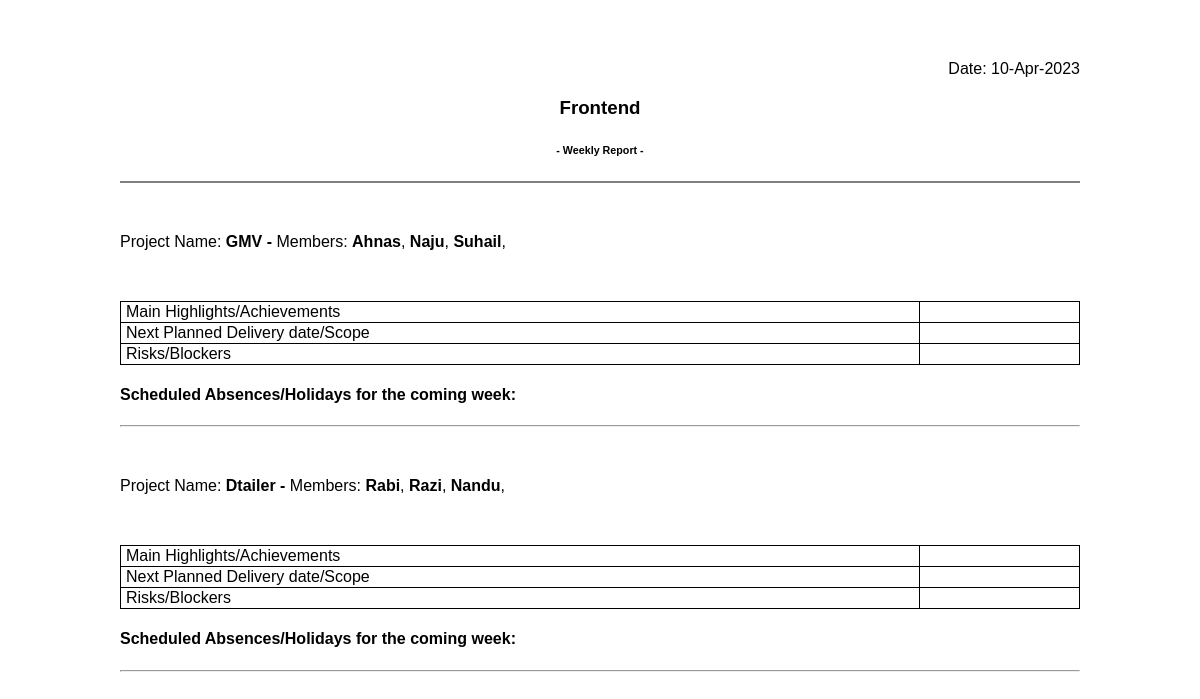
The app's page /, older data.
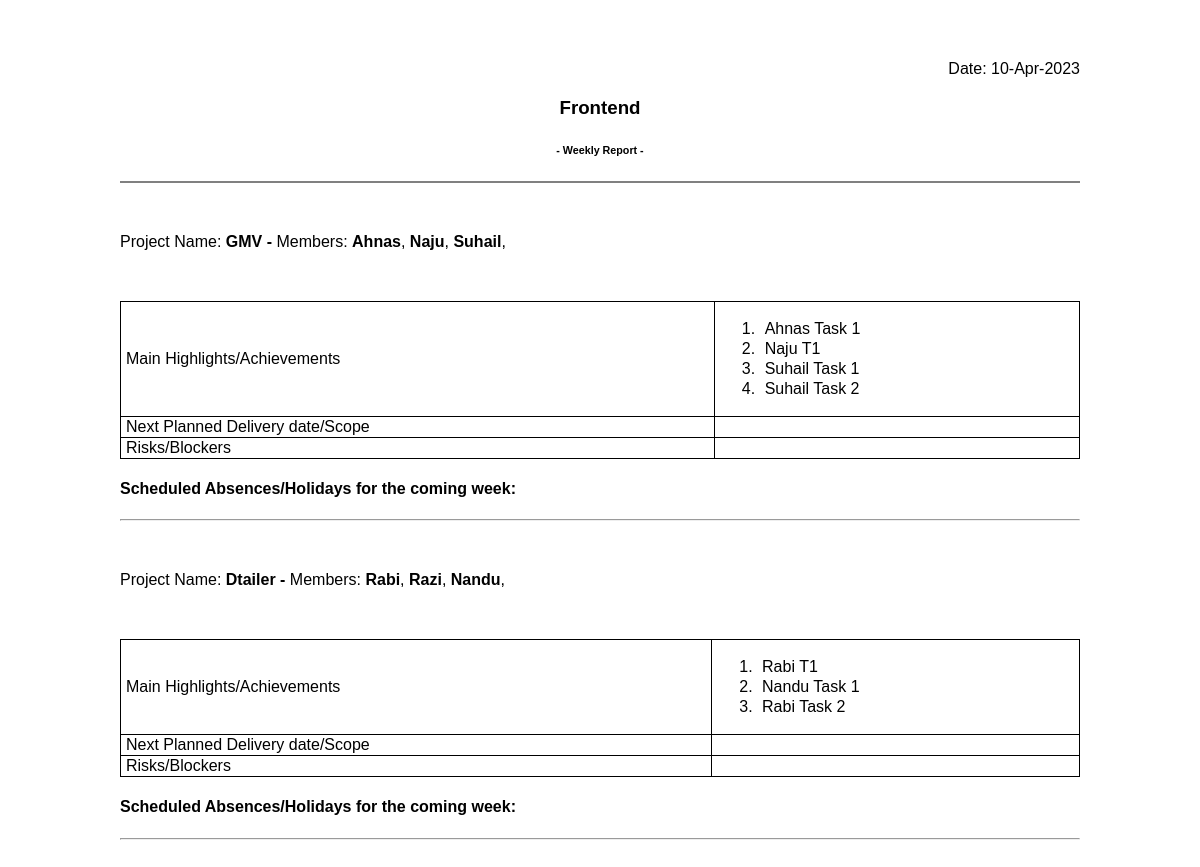
The same page, newer data.
### web/models.py (models this page shows, shortened)
class ProjectDepartment(models.Model):
    title = models.CharField(max_length=120,unique=True)

class Project(models.Model):
    projectDepartments = models.ForeignKey("ProjectDepartment", on_delete=models.CASCADE)
    title = models.CharField(max_length=120,unique=True)

class ProjectMember(models.Model):
    project = models.ForeignKey("Project", on_delete=models.CASCADE)
    member = models.CharField(max_length=120,unique=True)

class Task(models.Model):
    project = models.ForeignKey("Project", on_delete=models.CASCADE)
    task = models.CharField(max_length=1000,unique=True)
    class Meta:
        verbose_name = ('Main Highlights/Achievements')
        verbose_name_plural = ('Main Highlights/Achievements')

### web/views.py (the view)
# urls.py: path('', views.index,name="index"),
def index(request):
    projectDepartments = ProjectDepartment.objects.all()
    projects = Project.objects.all()
    projectmembers = ProjectMember.objects.all()
    task = Task.objects.all()
    plannedScope = PlannedScope.objects.all()
    risk = Risk.objects.all()
    plannedLeave = PlannedLeave.objects.all()
    context = {
        "is_index" : True,
        "projectDepartments" : projectDepartments,
        "projects" : projects,
        "projectmembers": projectmembers,
        "task":task,
        "plannedScope":plannedScope,
        "risk":risk,
        "plannedLeave":plannedLeave,
    }
    return render(request, 'index.html',context)

### web/templates/index.html (shortened to what this page needs)
<!DOCTYPE html>
<html lang="en">
<head>
</head>
<body style="font-family: Calibri, sans-serif; margin: 5% 10%;">
    {% for projectDepartments in projectDepartments %}
    <div>
        <p style="text-align: right;">Date: <span>10-Apr-2023</span></p>
        <h3 style="text-align: center;"><b>{{projectDepartments.title}}</b></h3>
        <h6 style="text-align: center;">- Weekly Report -</h6>
        <hr style="height: 2px; border-width: 0; color: gray; background-color: gray;">
    </div>
    <section>
        {% for projects in projects %}
        {% if projects.projectDepartments.id == projectDepartments.id %}
        <div>
            <h4 style="font-weight: 200; margin:50px 0px ;">Project Name: <span><b>{{projects.title}} - </b>Members:
                    {% for projectmembers in projectmembers %}
                    {% if projectmembers.project.id == projects.id%}
                    <b>{{projectmembers.member}}</b>,
                    {% endif %}
                    {% endfor %}
                </span></h4>
            <table style="width: 100%; margin-top: 20px; padding: 50px;">
                <tr>
                    <td>Main Highlights/Achievements</td>
                    <td>
                        <ul style="list-style-type: decimal;">
                            {% for task in task %}
                            {% if task.project.id == projects.id %}
                            <li>{{task.task}}</li>
                            {% endif %}
                            {% endfor %}
                        </ul>
                    </td>
                </tr>
                <tr>
                    <td>Next Planned Delivery date/Scope</td>
                    <td>
                    </td>
                </tr>
                <tr>
                    <td>Risks/Blockers</td>
                    <td>
                    </td>
                </tr>
            </table>
            <h4>Scheduled Absences/Holidays for the coming week:
            </h4>
            <hr>
        </div>
    </section>
    {% endif %}
    {% endfor %}
    {% endfor %}
</body>
</html>

Row changes from the older to the newer data that the page shows:
added Task: task "Ahnas Task 1", shown under Project "GMV"
added Task: task "Naju T1", shown under Project "GMV"
added Task: task "Suhail Task 1", shown under Project "GMV"
added Task: task "Suhail Task 2", shown under Project "GMV"
added Task: task "Rabi T1", shown under Project "Dtailer"
added Task: task "Nandu Task 1", shown under Project "Dtailer"
added Task: task "Rabi Task 2", shown under Project "Dtailer"
